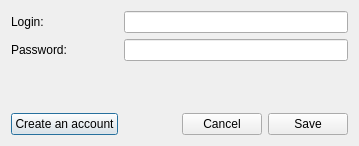
<?xml version="1.0" encoding="UTF-8"?>
<ui version="4.0">
 <class>frmOpenSubtitlesConfig</class>
 <widget class="QDialog" name="frmOpenSubtitlesConfig">
  <property name="geometry">
   <rect>
    <x>0</x>
    <y>0</y>
    <width>359</width>
    <height>146</height>
   </rect>
  </property>
  <property name="minimumSize">
   <size>
    <width>330</width>
    <height>130</height>
   </size>
  </property>
  <property name="maximumSize">
   <size>
    <width>450</width>
    <height>180</height>
   </size>
  </property>
  <property name="windowTitle">
   <string>Subnapi - OpenSubtitles configuration</string>
  </property>
  <layout class="QGridLayout" name="gridLayout">
   <item row="0" column="0">
    <widget class="QLabel" name="lbNick">
     <property name="text">
      <string>Login:</string>
     </property>
    </widget>
   </item>
   <item row="0" column="1" colspan="3">
    <widget class="QLineEdit" name="leNick">
     <property name="text">
      <string/>
     </property>
    </widget>
   </item>
   <item row="1" column="0">
    <widget class="QLabel" name="lbPass">
     <property name="text">
      <string>Password:</string>
     </property>
    </widget>
   </item>
   <item row="1" column="1" colspan="3">
    <widget class="QLineEdit" name="lePass">
     <property name="text">
      <string/>
     </property>
     <property name="echoMode">
      <enum>QLineEdit::Password</enum>
     </property>
    </widget>
   </item>
   <item row="2" column="0" colspan="4">
    <spacer name="verticalSpacer">
     <property name="orientation">
      <enum>Qt::Vertical</enum>
     </property>
     <property name="sizeHint" stdset="0">
      <size>
       <width>318</width>
       <height>11</height>
      </size>
     </property>
    </spacer>
   </item>
   <item row="3" column="0">
    <widget class="QPushButton" name="pbRegister">
     <property name="text">
      <string>Create an account</string>
     </property>
    </widget>
   </item>
   <item row="3" column="1">
    <spacer name="horizontalSpacer">
     <property name="orientation">
      <enum>Qt::Horizontal</enum>
     </property>
     <property name="sizeHint" stdset="0">
      <size>
       <width>53</width>
       <height>20</height>
      </size>
     </property>
    </spacer>
   </item>
   <item row="3" column="2">
    <widget class="QPushButton" name="pbCancel">
     <property name="text">
      <string>Cancel</string>
     </property>
    </widget>
   </item>
   <item row="3" column="3">
    <widget class="QPushButton" name="pbSave">
     <property name="text">
      <string>Save</string>
     </property>
    </widget>
   </item>
  </layout>
 </widget>
 <resources/>
 <connections>
  <connection>
   <sender>pbCancel</sender>
   <signal>clicked()</signal>
   <receiver>frmOpenSubtitlesConfig</receiver>
   <slot>reject()</slot>
   <hints>
    <hint type="sourcelabel">
     <x>236</x>
     <y>101</y>
    </hint>
    <hint type="destinationlabel">
     <x>164</x>
     <y>59</y>
    </hint>
   </hints>
  </connection>
  <connection>
   <sender>pbSave</sender>
   <signal>clicked()</signal>
   <receiver>frmOpenSubtitlesConfig</receiver>
   <slot>accept()</slot>
   <hints>
    <hint type="sourcelabel">
     <x>300</x>
     <y>101</y>
    </hint>
    <hint type="destinationlabel">
     <x>164</x>
     <y>59</y>
    </hint>
   </hints>
  </connection>
  <connection>
   <sender>leNick</sender>
   <signal>returnPressed()</signal>
   <receiver>frmOpenSubtitlesConfig</receiver>
   <slot>accept()</slot>
   <hints>
    <hint type="sourcelabel">
     <x>235</x>
     <y>18</y>
    </hint>
    <hint type="destinationlabel">
     <x>179</x>
     <y>72</y>
    </hint>
   </hints>
  </connection>
  <connection>
   <sender>lePass</sender>
   <signal>returnPressed()</signal>
   <receiver>frmOpenSubtitlesConfig</receiver>
   <slot>accept()</slot>
   <hints>
    <hint type="sourcelabel">
     <x>235</x>
     <y>51</y>
    </hint>
    <hint type="destinationlabel">
     <x>179</x>
     <y>72</y>
    </hint>
   </hints>
  </connection>
 </connections>
</ui>
